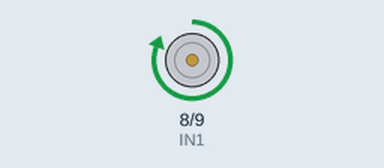
A sketch run on a simulated Arduino Uno, built with avr-gcc and run on an emulated ATmega328P. Shown: motor-driver pin pairs drawn as motors (green arrow = first pin HIGH = forward, orange = second pin HIGH = backward, longer = more drive).

Above: at 1.5 s.
At 3.5 s:
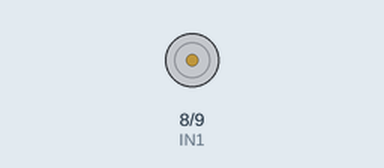
At 5.5 s:
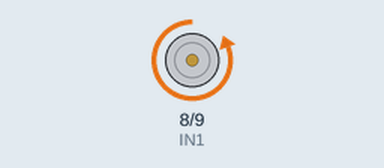
Timing chart, 0 to 10.4 s (numbered marks = the images above):
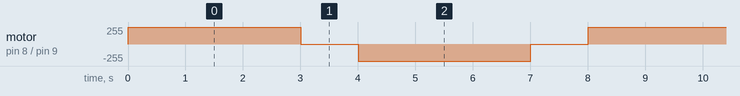

The sketch:

BO_Motor_EXHAUST_FAN.ino
```cpp
int IN1 = 8;
int IN2 = 9;
void setup()
{
  pinMode(IN1, OUTPUT); pinMode(IN2, OUTPUT);
}
void loop()
{
  digitalWrite(IN1, HIGH); digitalWrite(IN2, LOW);
  delay(3000);
  digitalWrite(IN1, LOW); digitalWrite(IN2, LOW);
  delay(1000);
  digitalWrite(IN1, LOW); digitalWrite(IN2, HIGH);
  delay(3000);
  digitalWrite(IN1, LOW); digitalWrite(IN2, LOW);
  delay(1000);
}
```

Measured:
- by itself, motor on pin 8 (IN1) / pin 9 (IN2): repeats every 8.0 s: stopped 1.0 s, backward 255/255 3.0 s, stopped 1.0 s, forward 255/255 3.0 s
